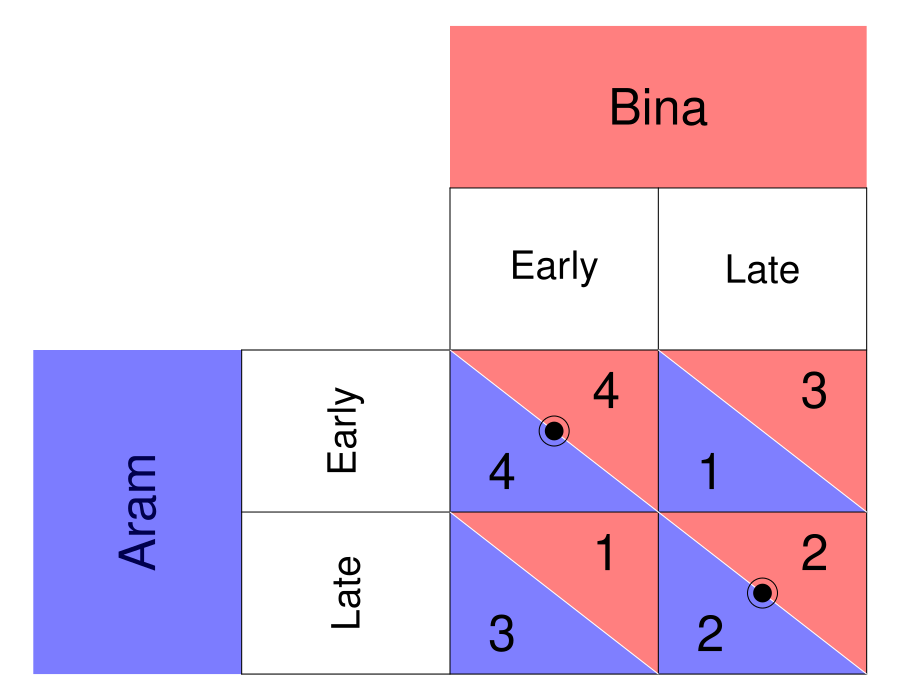

This figure's R source:
require(ggplot2)
require(shape)
pdf(file = "society/palanpur_matrix.pdf", width = 9, height = 7)

par(mar =  c(0, 0, 0, 0))
xlims <- c(0, 8)
ylims <- c(0, 8)

#TextSizes
PlayerSize <- 3
StratSize <- 2.3
PayoffSize <- 3

#Payoffs are listed as c("NW", "SW", "NE", "SE")

#Considerations for Player 1
P1Name <- c("Aram")
P1Strat <- c("Early", "Late")
P1Payoffs <- c("4", "3", "1", "2")
P1BR1 <- c("NW") #Must be NW or SW - the BR prints accordingly. 
P1BR2 <- c("SE") #Must be NE or SE - the BR prints accordingly. 
#NW = (5, 3); SW = (5,1); NE = (7, 3); SE = (7, 1)

#Considerations for Player 2
P2Name <- c("Bina")
P2Strat <- c("Early", "Late")
P2Payoffs <- c("4", "1", "3", "2")
P2BR1 <- c("NW") #Must be NW or SW - the BR prints accordingly. 
P2BR2 <- c("SE") #Must be NE or SE - the BR prints accordingly. 

plot(0, 0, xlim = xlims, ylim = ylims, type = "n",
     xlab = expression(""),
     ylab = expression(""),
     xaxt = "n", 
     yaxt = "n", 
     cex.lab = 2, 
     bty = "n")



#Color and label for Player 1 and their strategies
polygon(c(0,0,2,2,0), c(0,4,4,0,0), col=rgb(0, 0, 1, 0.3), density=NULL, border = NA)
text(1, 2, P1Name[1], srt = 90, cex = PlayerSize)

polygon(c(0,0,2,2,0), c(0,4,4,0,0), col=rgb(0, 0, 1, 0.3), density=NULL, border = NA)
text(3, 3, P1Strat[1], cex = StratSize, srt = 90)
text(3, 1, P1Strat[2], cex = StratSize, srt = 90)


#Color and label for Player 2
polygon(c(4,4,8,8,4), c(8,6,6,8,8), col=rgb(1, 0, 0, 0.5), density=NULL, border = NA)
text(6, 7, P2Name[1], cex = PlayerSize)

text(5, 5, P2Strat[1], cex = StratSize)
text(7, 5, P2Strat[2], cex = StratSize)

#NorthWest cell 
#P1
polygon(c(4,4,6,4), c(4,2,2,4), col=rgb(0, 0, 1, 0.5), density=NULL, border = NA)
#P2
polygon(c(4,6,6,4), c(4,4,2,4), col=rgb(1, 0, 0, 0.5), density=NULL, border = NA)

#P1
text(4.5, 2.5, P1Payoffs[1], cex = PayoffSize)
#P2
text(5.5, 3.5, P2Payoffs[1], cex = PayoffSize)

#SouthWest cell  
#P1
polygon(c(4,4,6,4), c(2,0,0,2), col=rgb(0, 0, 1, 0.5), density=NULL, border = NA)
#P2
polygon(c(4,6,6,4), c(2,2,0,2), col=rgb(1, 0, 0, 0.5), density=NULL, border = NA)

#P1
text(4.5, 0.5, P1Payoffs[2], cex = PayoffSize)
#P2
text(5.5, 1.5, P2Payoffs[2], cex = PayoffSize)


#NorthEast cell 
#P1
polygon(c(6,6,8,6), c(4,2,2,4), col=rgb(0, 0, 1, 0.5), density=NULL, border = NA)
#P2
polygon(c(6,8,8,6), c(4,4,2,4), col=rgb(1, 0, 0, 0.5), density=NULL, border = NA)
#P1
text(6.5, 2.5, P1Payoffs[3], cex = PayoffSize)
#P2
text(7.5, 3.5, P2Payoffs[3], cex = PayoffSize)

#SouthEast cell 
#P1
polygon(c(6,6,8,6), c(2,0,0,2), col=rgb(0, 0, 1, 0.5), density=NULL, border = NA)
#P2
polygon(c(6,8,8,6), c(2,2,0,2), col=rgb(1, 0, 0, 0.5), density=NULL, border = NA)
#P1
text(6.5, 0.5, P1Payoffs[4], cex = PayoffSize)
#P2
text(7.5, 1.5, P2Payoffs[4], cex = PayoffSize)


#Lines for the Table
segments(8, 0, 8, 6, lty = 1, col = "black")
segments(4, 6, 8, 6, lty = 1, col = "black")
segments(2, 0, 2, 4, lty = 1, col = "black")
segments(2, 0, 8, 0, lty = 1, col = "black")
segments(2, 4, 8, 4, lty = 1, col = "black")
segments(4, 0, 4, 6, lty = 1, col = "black")
segments(2, 2, 8, 2, lty = 1, col = "black")
segments(6, 0, 6, 6, lty = 1, col = "black")

#Diagonals
#NW
segments(4, 4, 6, 2, lty = 1, col = "white")
#NE
segments(6, 4, 8, 2, lty = 1, col = "white")
#SW
segments(4, 2, 6, 0, lty = 1, col = "white")
#Se
segments(6, 2, 8, 0, lty = 1, col = "white")


#Best responses 
#P1 
if (P1BR1[1] == "NW"){
  points(5, 3, pch = 16, col = "black", cex = 1.5)
  } else{points(5, 1, pch = 16, col = "black", cex = 1.5)
  }

if (P1BR2[1] == "NE"){
  points(7, 3, pch = 16, col = "black", cex = 1.5)
} else{points(7, 1, pch = 16, col = "black", cex = 1.5)
}


#P2
if (P2BR1[1] == "NW"){
  points(5, 3, pch = 1, col = "black", cex = 2.5)
} else{points(7, 3, pch = 1, col = "black", cex = 2.5)
}

if (P2BR2[1] == "SW"){
  points(5, 1, pch = 1, col = "black", cex = 2.5)
} else{points(7, 1, pch = 1, col = "black", cex = 2.5)
}

dev.off()
